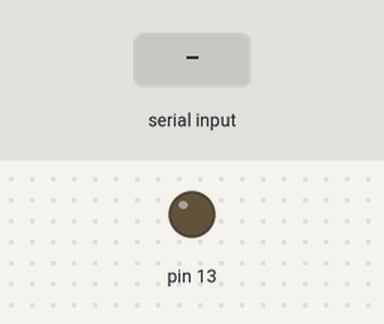
Simulated run of this sketch. Board: Arduino Uno, built with avr-gcc and run on an emulated ATmega328P. Shown: output pins drawn as LEDs (lit = HIGH). Inputs (shaded band) come from the test bench. What the sketch prints to the serial monitor is not drawn.

Above: at 1.0 s.
1.1 s: "1" received over Serial
At 2.5 s:
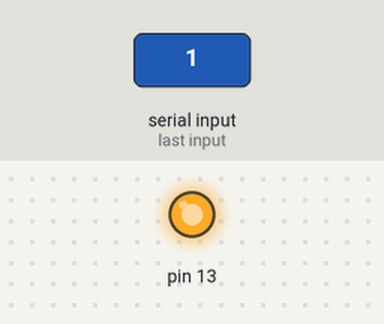
2.8 s: "2" received over Serial
At 3.8 s:
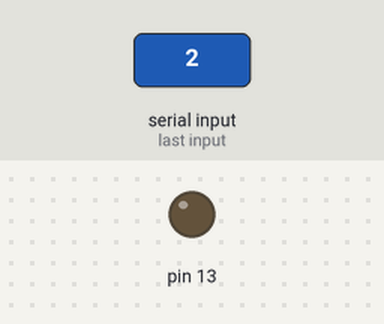
Timing chart, 0 to 5.8 s (numbered marks = the images above; inputs shaded):
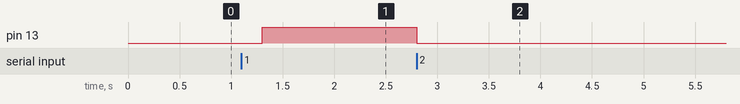

The sketch:

BluetoothTester.ino
```cpp
 boolean Blink;
 void setup() {
  // start serial port at 9600 bps and wait for port to open:
  Blink = false;
  Serial.begin(115200);
  while (!Serial) {
    Serial.println("Stuck");
    ; // wait for serial port to connect. Needed for native USB port only
  }

  pinMode(13, OUTPUT);
  establishContact();  // send a byte to establish contact until receiver responds
}

void loop() {
  delay(100);
  // if we get a valid byte, read analog ins:
  if (Serial.available() > 0) {
    // get incoming byte:
    char Input = Serial.read();
    if(Input=='1'){
      Blink = true;
    }else if(Input=='2'){
      Blink = false;
    }else{
      delay(50);
      Serial.println("Testing");
    }
    if(Blink){
      digitalWrite(13, HIGH);
    }else{
      digitalWrite(13, LOW);
    }
  }
}

void establishContact() {
  while (Serial.available() <= 0) {
    Serial.println("0,0,0");   // send an initial string
    delay(300);
  }
}
```

Measured:
- after the input at 1.1 s, pin 13: LOW → HIGH after 0.20 s
- after the input at 2.8 s, pin 13: HIGH → LOW at once
